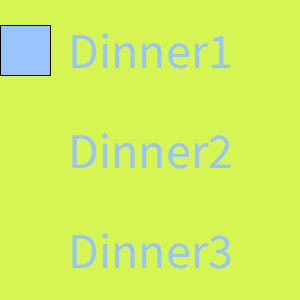
Frame 1 (no input)
Frame 60 (the mouse pressed at the canvas centre just before this capture): identical to frame 1, image omitted
Frame 120 (the mouse held since frame 60 and released just before this capture): identical to frame 1, image omitted

The Processing sketch that drew this single still picture (run headless with seeded random() and noise(); from frame 60 on, the mouse is pressed at the canvas centre):

// Processing sketch: week13_4_dinner_mouse
// ── week13_4_dinner_mouse.pde
void setup()
{
  size(300, 300);
  fill(#97C4FA);//#F5527D
  textSize(50);
  textAlign(CENTER, CENTER);
}
void draw()
{
  background(#D6F552);
  text("Dinner1", 150, 50);
  text("Dinner2", 150, 150);
  text("Dinner3", 150, 250);
  int choice = mouseX % 3;
  if(choice == 0) rect(0, 25, 50, 50);
  if(choice == 1) rect(0, 125, 50, 50);
  if(choice == 2) rect(0, 225, 50, 50);
  //text("Hello", mouseX, mouseY);
}
